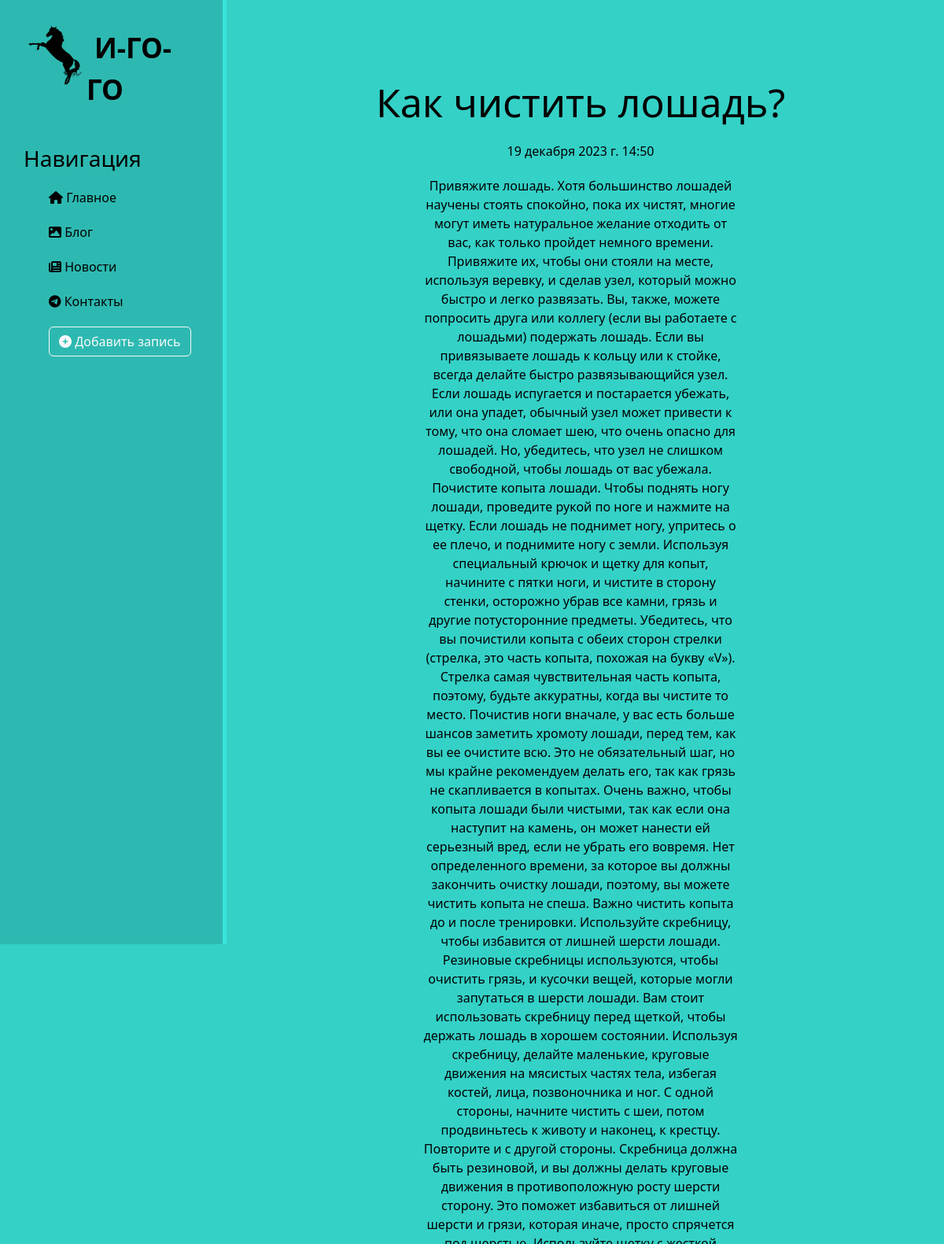
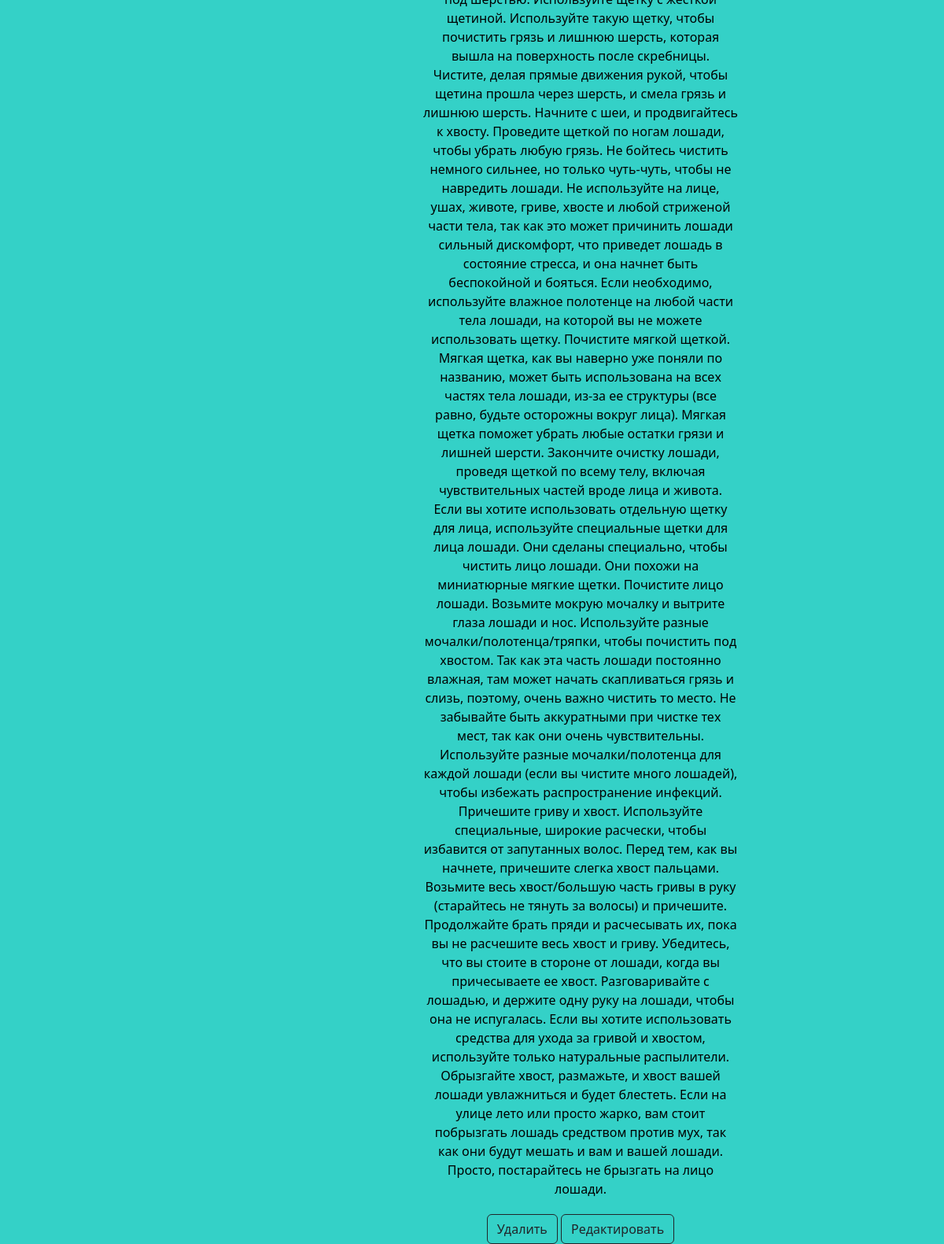
/news/5, run on the app's committed database (2 pictures, top to bottom).
### news/models.py (models this page shows, shortened)
class Articles(models.Model):
    title = models.CharField('Название', max_length=50)
    anons = models.CharField('Анонс', max_length=250)
    full_text = models.TextField('Статья')
    date = models.DateTimeField('Дата публикации')
    """Метод для отображения информации об объекте класса для пользователей"""
    """Метод для переадресации на страницу после редактирования и/или удаления записи"""
    class Meta:
        verbose_name = 'Новость'
        verbose_name_plural = 'Hовости'

### news/views.py (the view)
# urls.py: path('<int:pk>', views.NewsDetailView.as_view(), name='news_detail'),
class NewsDetailView(DetailView):
    model = Articles
    template_name = 'news/details_view.html'    # Шаблон, будет обрабатывать страницу
    context_object_name = 'article'    # По ключу будет передаваться запись в шаблон

### news/templates/news/details_view.html (shortened to what this page needs)
{% extends 'main/layout.html' %}
{% block content %}
    <div class="features">
        <h1>{{ article.title }}</h1>
        <p>{{ article.date }}</p>
        <p>{{ article.full_text }}</p>
        <a href="{% url 'news_delete' article.id %}" class="btn btn-outline-dark">Удалить</a>
        <a href="{% url 'news_update' article.id %}" class="btn btn-outline-dark">Редактировать</a>
    </div>
{% endblock %}

### main/static/main/css/main.css (style rules this page uses)
body { background: #34D1C7; }
main .features { float: left; color: black; margin-top: 100px; text-align: center; width: 75%; }
main .features h1 { font-size: 50px; }
main .features p { max-width: 400px; margin: 20px auto; }

### data on the page
Articles: title "Как чистить лошадь?", date "19 декабря 2023 г. 14:50", full_text "Привяжите лошадь. Хотя большинство лошадей научены стоять спокойно, пока их чистят, многие могут иметь натуральное желание отходить от вас, как только пройдет немного времени. Привяжите их, чтобы они стояли на месте, используя веревку, и сделав узел, который можно быстро и легко развязать. Вы, также, можете попросить друга или коллегу (если вы работаете с лошадьми) подержать лошадь. Если вы привязываете лошадь к кольцу или к стойке, всегда делайте быстро развязывающийся узел. Если лошадь испугается и постарается убежать, или она упадет, обычный узел может привести к тому, что она сломает шею, что очень опасно для лошадей. Но, убедитесь, что узел не слишком свободной, чтобы лошадь от вас…"
